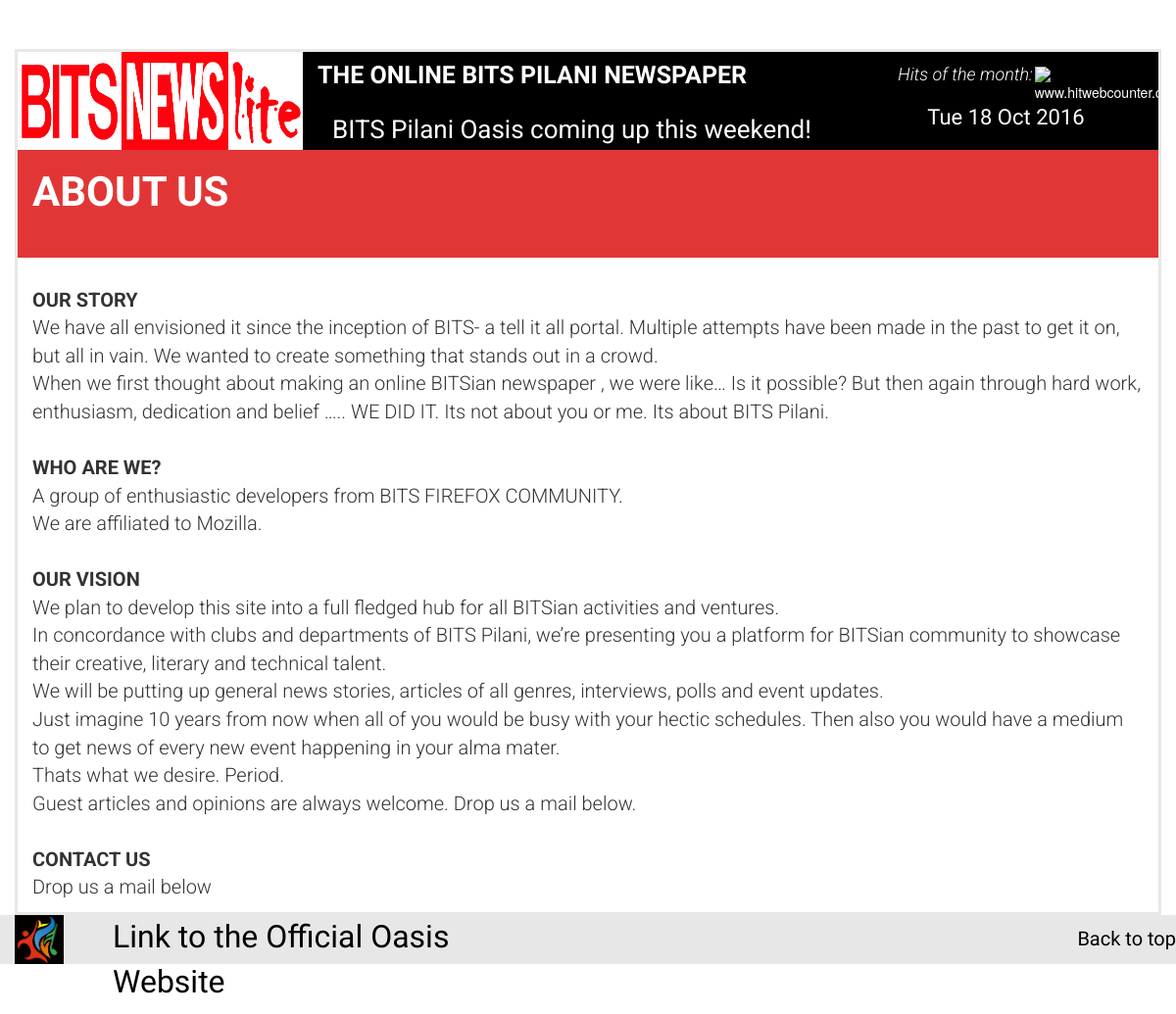
/newshome/aboutus/, run on an earlier commit of the app's database.
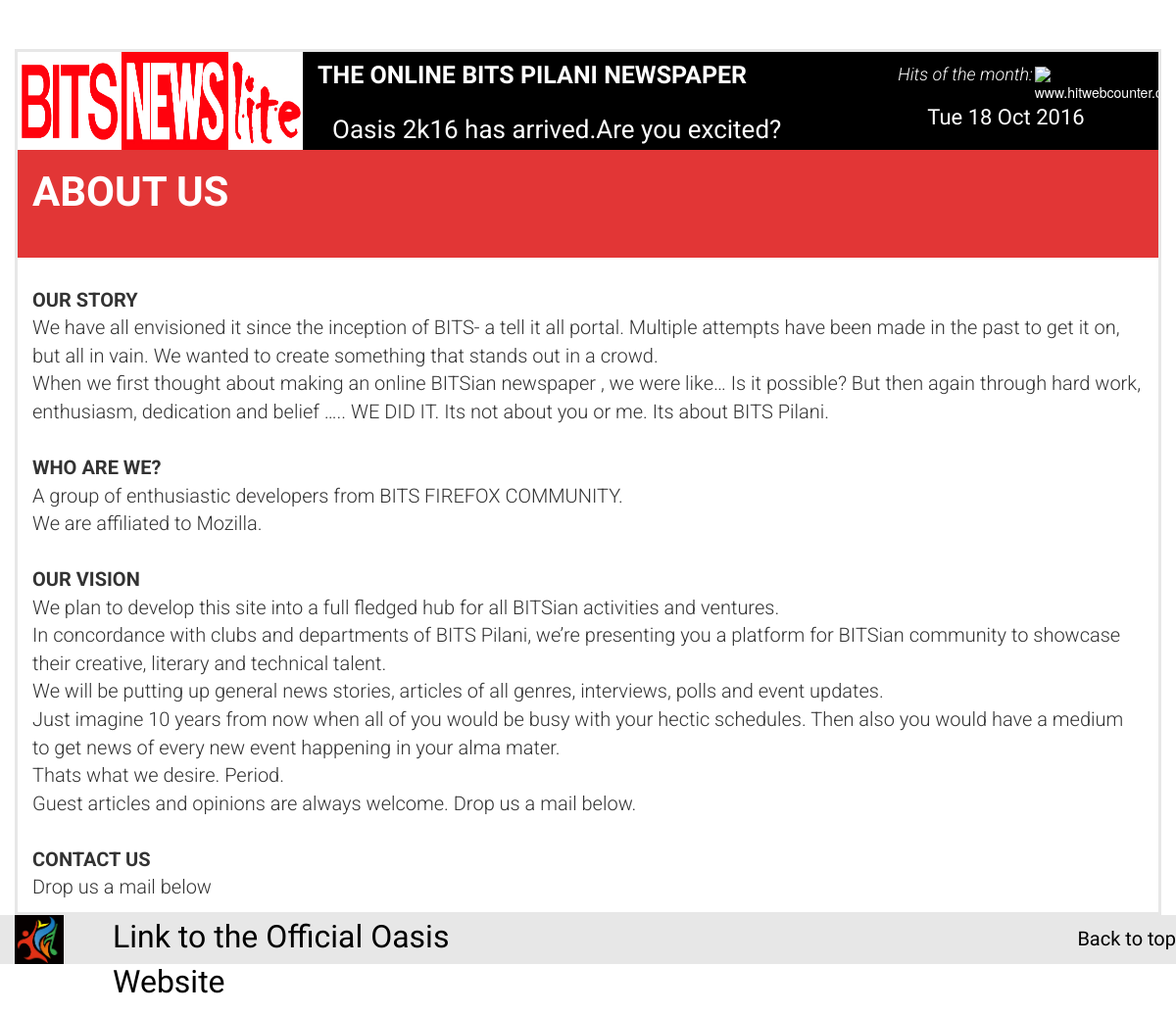
And on a later commit of the database.
### newshome/models.py (models this page shows, shortened)
class Marquee(models.Model):
	marquee_text = models.CharField(max_length=100)

### newshome/views.py (the view)
def aboutus(request):
	marquee_list = Marquee.objects.all()
	date_list = DateHead.date_now
	return render(request, 'newshome/aboutus.html', {'marquee_list': marquee_list, 'date_list': date_list})

### newshome/templates/newshome/aboutus.html (shortened to what this page needs)
<!DOCTYPE html>
<html lang="en">
{% load static %}
  <head>
<link rel="stylesheet" href="https://maxcdn.bootstrapcdn.com/bootstrap/3.3.7/css/bootstrap.min.css">
<link rel="stylesheet" href="https://maxcdn.bootstrapcdn.com/bootstrap/3.3.7/css/bootstrap-theme.min.css">
    <link href="{% static 'newshome/navbar-static-top.css' %}" rel="stylesheet">
  </head>
  <body>
<div class="container">
   <div class="col-md-12 header1" style="padding-bottom: 0px; margin-bottom: 0px">
        <div class="col-md-3 remove-all-margin-padding brand1">
        <div class="a" class=" hidden-xs hidden-sm"><a href="../../newshome"><img src="{% static 'newshome/images/logo_4.jpg' %}"/></a></div>
       </div>
        <div class="col-md-9">
            <div class="row top-1">
                <div class="col-md-7">
                  <h2 class="text-motto">
                  THE ONLINE BITS PILANI NEWSPAPER
                </h2>
                </div>
                <div class="col-md-5">
                  <div class="col-md-8 text-right" style="padding-right:2px;">
                    <p class="text-hits">Hits of the month: </p>
                  </div>
                  <div class=" col-md-4" style="padding-left:0;">
                    <img class="counter" src="http://hitwebcounter.com/counter/counter.php?page=6513199&style=0030&nbdigits=5&type=ip&initCount=0" title="www.hitwebcounter.com" Alt="www.hitwebcounter.com"   border="0" >
                  </div>
                </div>
            </div>
            <div class="row top-2">
                <div class="col-md-12">
                  <div class="col-md-8 scroll">
                    {% for marq in marquee_list %}
                    <marquee direction="left" scrollamount="10">{{ marq.marquee_text }}</marquee>
                    {% endfor %}
                  </div>
                  <div class="col-md-4 text-center" style="padding-bottom:10px;">
                      <p style="color: white; font-family: 'Oswald', sans-serif; font-weight: 400; font-size: 22px;">{{ date_list | date:"D d M Y"  }}</p>
                 </div>
                </div>
            </div>
        </div>
    </div>
  <div class="col-md-12 art-hd">
    <div>
  <h1 class="art-tit">ABOUT US</h1>
</div>
</div>
<div class="col-xs-12 col-md-12 col-lg-12 art-txt text-left">
<p><br><b>OUR STORY</b><br>
We have all envisioned it since the inception of BITS- a tell it all portal.
Multiple attempts have been made in the past to get it on, but all in vain.
We wanted to create something that stands out in a crowd.<br>
When we first thought about making an online BITSian newspaper , we were like… Is it possible?
But then again through hard work, enthusiasm, dedication and belief ….. WE DID IT.
Its not about you or me. Its about BITS Pilani.<br><br>
<b>WHO ARE WE?</b><br>
A group of enthusiastic developers from BITS FIREFOX COMMUNITY.<br>
We are affiliated to Mozilla.<br><br>
<b>OUR VISION</b><br>
We plan to develop this site into a full fledged hub for all BITSian activities and ventures.<br>
In concordance with clubs and departments of BITS Pilani, we’re presenting you a platform for BITSian community to showcase their creative, literary and technical talent. <br>
We will be putting up general news stories, articles of all genres, interviews, polls and event updates. <br>
Just imagine 10 years from now when all of you would be busy with your hectic schedules. Then also you would have a medium to get news of every new event happening in your alma mater. <br>
Thats what we desire. Period.<br>
Guest articles and opinions are always welcome. Drop us a mail below.<br><br>
<b>CONTACT US</b><br>
Drop us a mail below</p>
  </div>
<div class="col-xs-12 col-md-12 col-lg-12 art-txt text-left">
  </div>
</div>
<footer class="foot" style="background-color: #E7E7E7; border-top: #E7E7E7;">
  <p style="padding-top:10px;" class="pull-right"><a class="go-top" href="#">Back to top</a></p>
  <div class="col-md-1 col-xs-1">
    <img class="foot-pic"src="{% static 'newshome/images/oasislogo.jpg' %}">
  </div>
  <div class="col-md-4 text-left">
    <a href="https://www.google.co.in/url?sa=t&rct=j&q=&esrc=s&source=web&cd=1&cad=rja&uact=8&ved=0ahUKEwi_v5_16OPPAhVJjFQKHRHLDqYQFggdMAA&url=http%3A%2F%2Fwww.bits-oasis.org%2F&usg=AFQjCNFl6w_58TsBxfxb3KjUDAu_SNQo9Q&sig2=RsUrUh7gYE8rMcJfwKSMvA" target="_blank" style="text-decoration: none;"><p class="foot-link">Link to the Official Oasis Website</p></a>
  </div>
</footer>
  </body>
</html>

### newshome/static/newshome/navbar-static-top.css (style rules this page uses)
body { background-width: 100%; background: url("images/bg_3.jpg"); }
.container { background-color: white; height: 100%; border-style: solid; border-color: #E7E7E7; border-size: 1px; overflow: hidden; padding: 0px; margin-top: 50px; }
.brand1 { background-image: url("LOGO.jpg"); height:auto; }
.a { position: relative; width: 100%; height:100px; padding: 0px 0px; font-size: 20px; }
.a img { height: 100%; width: 100%; z-index:100; }
.row { margin-bottom: 0px; }
.scroll { color: white; font-size: 26px; font-family: 'Roboto', sans-serif; font-weight: 400; margin-top: 10px; }
footer { width:100%; height: 50px; margin-bottom: -20px; }
.counter { display: inline; width:auto; height:30px; padding-top:15px; }
.remove-all-margin-padding { margin:0 ! important; padding:0 ! important; }
.art-hd { background-color: #e23636; height: 110px; font-size: 100%; }
.art-tit { color: white; font-size: 300%; font-family: 'Oswald' , sans-serif; font-weight: 700; }
.art-txt { font-size: 20px; padding-left: 15px; padding-right: 15px; font-family: 'Roboto' , sans-serif; font-weight: 300; }
.foot-pic { height:50px; width: 50px; }
.foot-link { text-decoration: none; font-size: 32px; vertical-align: center; color: black; font-family: 'Oswald' , sans-serif; }
.header1 { height:100px; margin-top: 0px; margin-bottom: 10px; margin-left: 0px; margin-right: 0px; padding-left: 0px !important; padding-right: 0px !important; background-color: black; color: white; }
.top-1 { background-color: black; }
.top-2 { background-color: black; }
.text-motto { font-family: 'Oswald', sans-serif; font-weight: 700; font-size: 25px; padding-top: 10px; margin-top: 0px; }
.text-hits { font-family: 'Roboto', sans-serif; font-weight: 300; font-style: italic; font-size: 18px; padding-top: 10px; }
.foot { bottom: 0px !important; }
.go-top { text-decoration: none; color: black; font-size: 20px; font-family: 'Oswald' , sans-serif; }

What changed in the data, as far as the page shows it:
changed Marquee: marquee_text "BITS Pilani Oasis coming up this weekend!…" → "Oasis 2k16 has arrived.Are you excited?"
